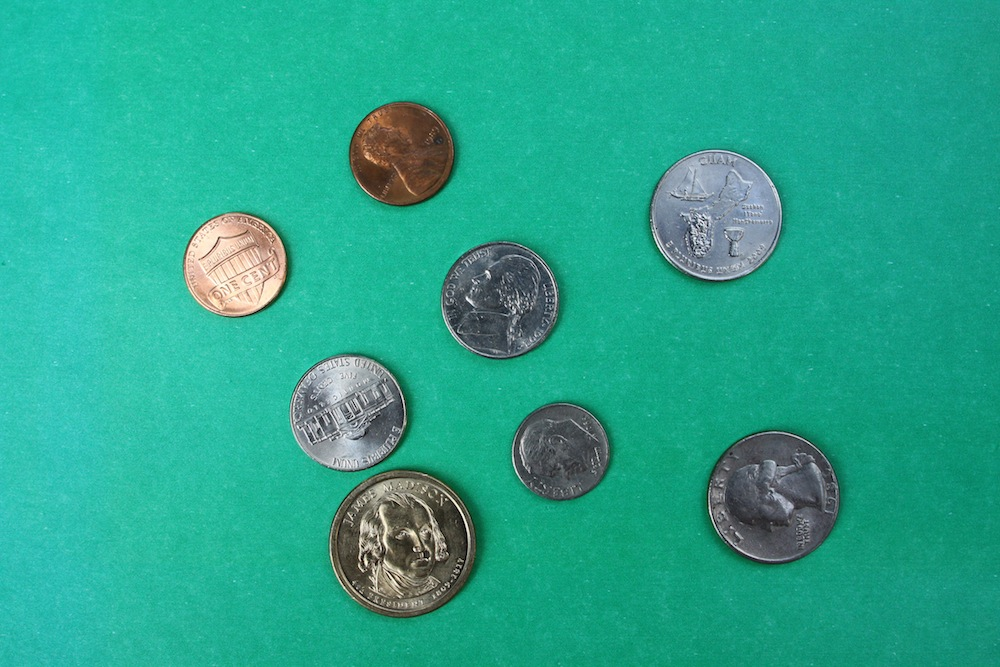
#> input picture TestImages/Coins2.jpg, 1000 x 667 px
$ python 3.3.py
#> lines starting #> are read from the running program, lines starting #| are printed output that depends on the picture; after the words box and inside, x2 and y2 are one past the last pixel; in counts of white or black regions, pixels touching at a corner belong together
__author__ = 'huangb3'
import cv2

origIm = cv2.imread('TestImages/Coins2.jpg')
#> origIm is the input picture: shape (667, 1000, 3); mean B, G, R 140.5, 165.1, 40.2
imGray = cv2.cvtColor(origIm, cv2.COLOR_BGR2GRAY)
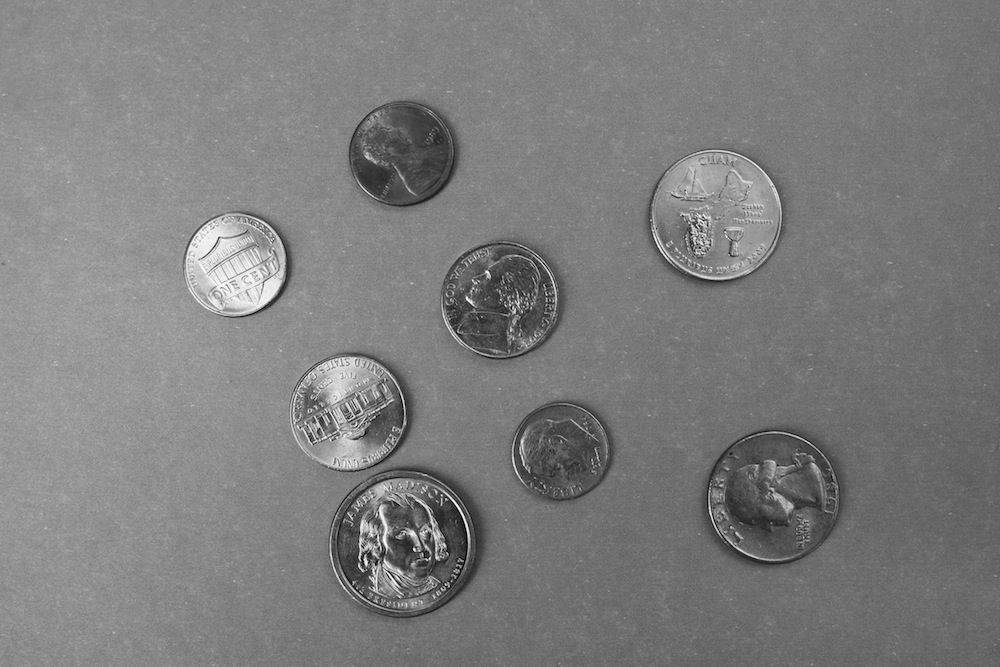
#> imGray: shape (667, 1000); min 0, max 254, mean 124.9
cv2.imshow("normal", imGray)

kernel = cv2.getStructuringElement(cv2.MORPH_ELLIPSE, (5, 5))
imGray = cv2.morphologyEx(imGray, cv2.MORPH_OPEN, kernel)
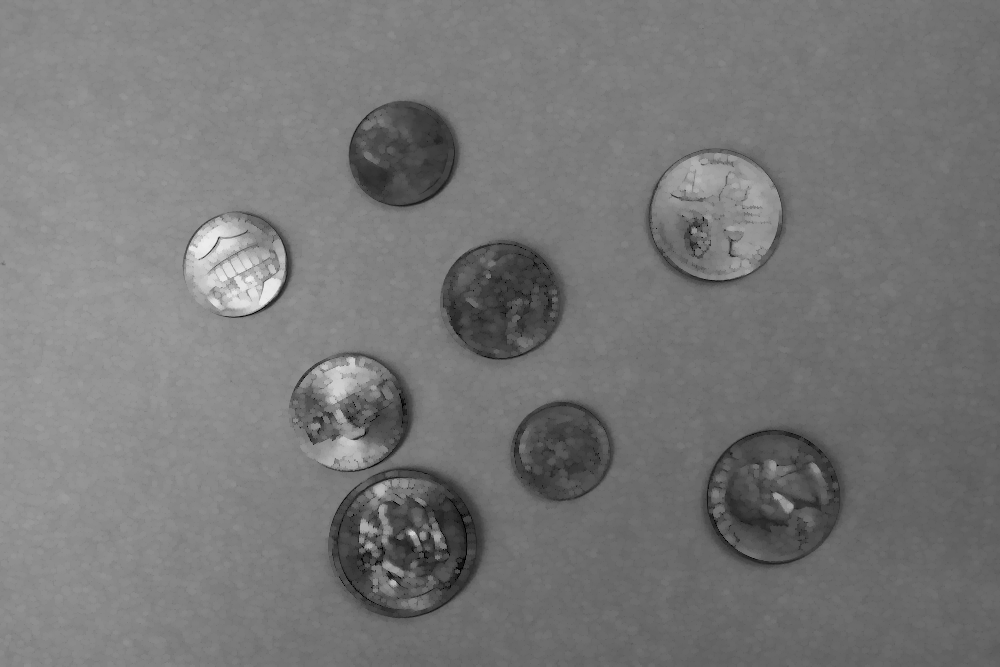
#> imGray: shape (667, 1000); min 0, max 236, mean 118.9
imGray = cv2.GaussianBlur(imGray, (5, 5), 0)
imGray = cv2.equalizeHist(imGray)
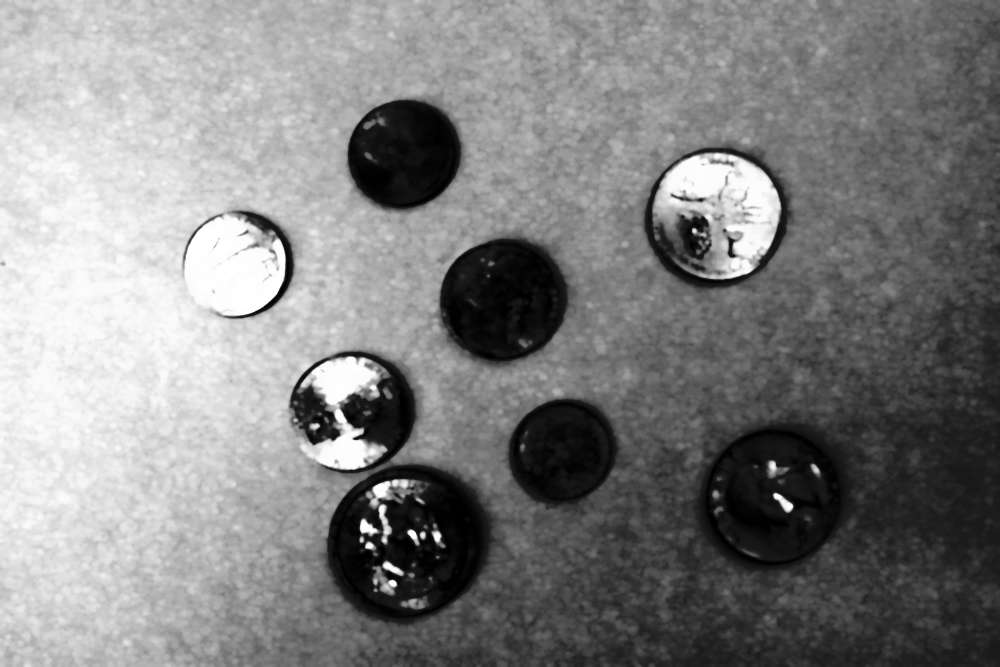
#> imGray: shape (667, 1000); min 0, max 255, mean 129.4
imGray = cv2.morphologyEx(imGray, cv2.MORPH_OPEN, (kernel*2))
cv2.imshow("threshol", imGray)
circles = cv2.HoughCircles(imGray, cv2.HOUGH_GRADIENT, 1 ,20,

                              param1 = 40, param2 = 45,

                              minRadius = 30, maxRadius = 70)
#> circles = [[773.5, 497.5, 68.3], [401.5, 154.5, 54], [499.5, 301.5, 60.6], [352.5, 408.5, 62.8], [235.5, 264.5, 50.7], [564.5, 454.5, 56.2], [715.5, 214.5, 62.8], [404.5, 543.5, 65]]
for x in circles[0]:
    cv2.circle(origIm, (x[0], x[1]), x[2], (0, 0, 255), 2)
#> this loop made 8 passes
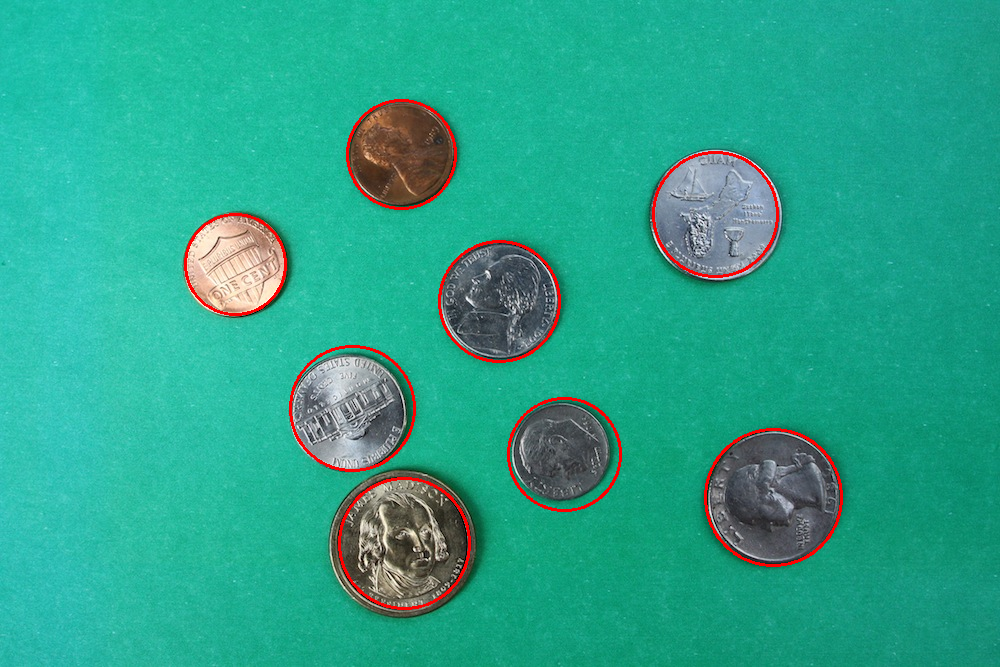
#> origIm: shape (667, 1000, 3); 1.35% of pixels changed, all inside (x1, y1, x2, y2) = (184, 99, 843, 610)
cv2.imshow("Cricles", origIm)
cv2.waitKey(0)

$ run again, with TestImages/Coins1.jpg copied over TestImages/Coins2.jpg
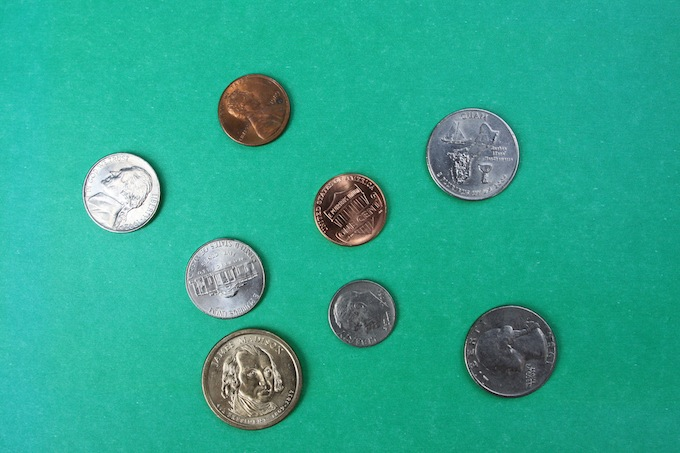
#> input picture TestImages/Coins1.jpg, 680 x 453 px
#> origIm is the input picture: shape (453, 680, 3); mean B, G, R 143.4, 166.8, 44.8
#> `imGray = cv2.equalizeHist(imGray)`:
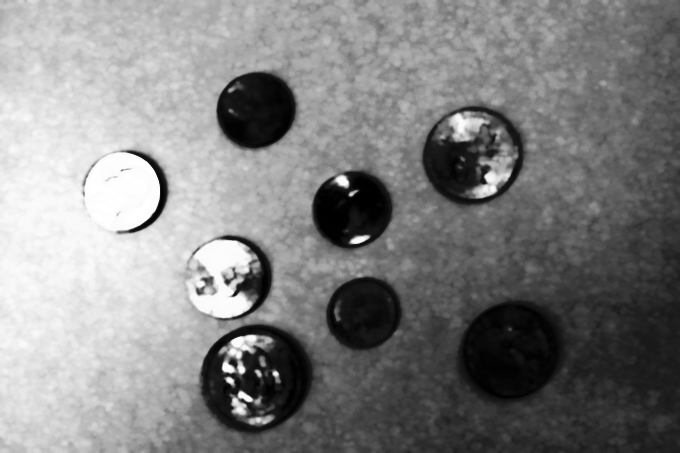
#> imGray: shape (453, 680); min 0, max 255, mean 129.6
#> circles = [[472.5, 155.5, 49.6], [125.5, 191.5, 41.9], [257.5, 381.5, 57.3], [222.5, 277.5, 39.7], [353.5, 205.5, 67.2], [510.5, 349.5, 48.5], [361.5, 309.5, 39.7], [255.5, 109.5, 38.5]]
#> the loop `for x in circles[0]:` made 8 passes
#> after the loop `for x in circles[0]:`:
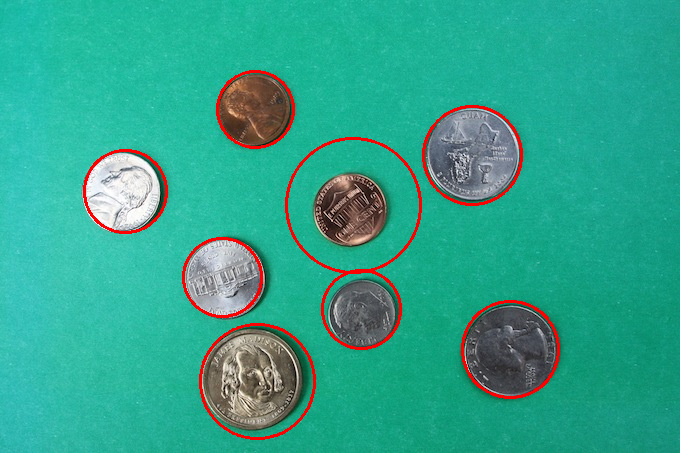
#> origIm: shape (453, 680, 3); 2.29% of pixels changed, all inside (x1, y1, x2, y2) = (83, 70, 560, 440)
